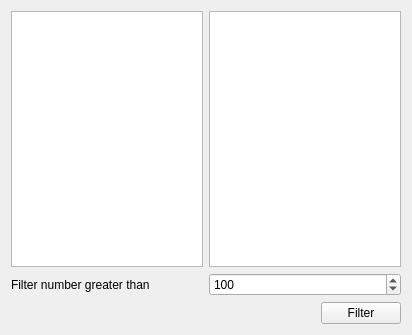
<?xml version="1.0" encoding="UTF-8"?>
<ui version="4.0">
 <class>Widget</class>
 <widget class="QWidget" name="Widget">
  <property name="geometry">
   <rect>
    <x>0</x>
    <y>0</y>
    <width>412</width>
    <height>335</height>
   </rect>
  </property>
  <property name="windowTitle">
   <string>Widget</string>
  </property>
  <layout class="QVBoxLayout" name="verticalLayout">
   <item>
    <layout class="QHBoxLayout" name="horizontalLayout">
     <item>
      <widget class="QListWidget" name="lstwSource"/>
     </item>
     <item>
      <widget class="QListWidget" name="lstwDes"/>
     </item>
    </layout>
   </item>
   <item>
    <layout class="QHBoxLayout" name="horizontalLayout_2">
     <item>
      <widget class="QLabel" name="label">
       <property name="text">
        <string>Filter number greater than</string>
       </property>
      </widget>
     </item>
     <item>
      <widget class="QSpinBox" name="spinBox">
       <property name="minimum">
        <number>1</number>
       </property>
       <property name="maximum">
        <number>9999</number>
       </property>
       <property name="value">
        <number>100</number>
       </property>
      </widget>
     </item>
    </layout>
   </item>
   <item>
    <layout class="QHBoxLayout" name="horizontalLayout_3">
     <item>
      <spacer name="horizontalSpacer">
       <property name="orientation">
        <enum>Qt::Horizontal</enum>
       </property>
       <property name="sizeHint" stdset="0">
        <size>
         <width>40</width>
         <height>20</height>
        </size>
       </property>
      </spacer>
     </item>
     <item>
      <widget class="QPushButton" name="btnFilter">
       <property name="text">
        <string>Filter</string>
       </property>
      </widget>
     </item>
    </layout>
   </item>
  </layout>
 </widget>
 <resources/>
 <connections/>
</ui>
